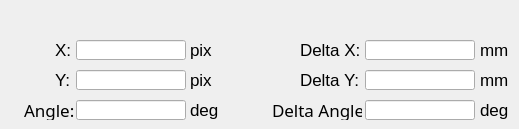
       <widget class="QWidget" name="tab_camera">
        <attribute name="title">
         <string>Camera</string>
        </attribute>
        <widget class="QLineEdit" name="lineedit_cameray">
         <property name="geometry">
          <rect>
           <x>76</x>
           <y>70</y>
           <width>110</width>
           <height>20</height>
          </rect>
         </property>
         <property name="font">
          <font>
           <family>OCR A Extended</family>
           <pointsize>10</pointsize>
           <weight>50</weight>
           <bold>false</bold>
          </font>
         </property>
         <property name="text">
          <string/>
         </property>
         <property name="readOnly">
          <bool>true</bool>
         </property>
        </widget>
        <widget class="QLabel" name="NULL_label_50">
         <property name="geometry">
          <rect>
           <x>272</x>
           <y>100</y>
           <width>90</width>
           <height>20</height>
          </rect>
         </property>
         <property name="font">
          <font>
           <family>GreekC_IV50</family>
           <pointsize>13</pointsize>
           <weight>50</weight>
           <bold>false</bold>
          </font>
         </property>
         <property name="text">
          <string>Delta Angle:</string>
         </property>
        </widget>
        <widget class="QLabel" name="NULL_label_55">
         <property name="geometry">
          <rect>
           <x>480</x>
           <y>70</y>
           <width>30</width>
           <height>20</height>
          </rect>
         </property>
         <property name="font">
          <font>
           <pointsize>13</pointsize>
           <weight>50</weight>
           <bold>false</bold>
          </font>
         </property>
         <property name="text">
          <string>mm</string>
         </property>
        </widget>
        <widget class="QLabel" name="NULL_label_48">
         <property name="geometry">
          <rect>
           <x>190</x>
           <y>40</y>
           <width>30</width>
           <height>20</height>
          </rect>
         </property>
         <property name="font">
          <font>
           <pointsize>13</pointsize>
           <weight>50</weight>
           <bold>false</bold>
          </font>
         </property>
         <property name="text">
          <string>pix</string>
         </property>
        </widget>
        <widget class="QLabel" name="NULL_label_49">
         <property name="geometry">
          <rect>
           <x>190</x>
           <y>70</y>
           <width>30</width>
           <height>20</height>
          </rect>
         </property>
         <property name="font">
          <font>
           <pointsize>13</pointsize>
           <weight>50</weight>
           <bold>false</bold>
          </font>
         </property>
         <property name="text">
          <string>pix</string>
         </property>
        </widget>
        <widget class="QLabel" name="NULL_label_53">
         <property name="geometry">
          <rect>
           <x>480</x>
           <y>100</y>
           <width>30</width>
           <height>20</height>
          </rect>
         </property>
         <property name="font">
          <font>
           <pointsize>13</pointsize>
           <weight>50</weight>
           <bold>false</bold>
          </font>
         </property>
         <property name="text">
          <string>deg</string>
         </property>
        </widget>
        <widget class="QLabel" name="NULL_label_52">
         <property name="geometry">
          <rect>
           <x>190</x>
           <y>100</y>
           <width>30</width>
           <height>20</height>
          </rect>
         </property>
         <property name="font">
          <font>
           <pointsize>13</pointsize>
           <weight>50</weight>
           <bold>false</bold>
          </font>
         </property>
         <property name="text">
          <string>deg</string>
         </property>
        </widget>
        <widget class="QLineEdit" name="lineedit_cameradeltax">
         <property name="geometry">
          <rect>
           <x>365</x>
           <y>40</y>
           <width>110</width>
           <height>20</height>
          </rect>
         </property>
         <property name="font">
          <font>
           <family>OCR A Extended</family>
           <pointsize>10</pointsize>
           <weight>50</weight>
           <bold>false</bold>
          </font>
         </property>
         <property name="text">
          <string/>
         </property>
         <property name="readOnly">
          <bool>true</bool>
         </property>
        </widget>
        <widget class="QLabel" name="NULL_label_29">
         <property name="geometry">
          <rect>
           <x>24</x>
           <y>100</y>
           <width>50</width>
           <height>20</height>
          </rect>
         </property>
         <property name="font">
          <font>
           <family>GreekC_IV50</family>
           <pointsize>13</pointsize>
           <weight>50</weight>
           <bold>false</bold>
          </font>
         </property>
         <property name="text">
          <string>Angle:</string>
         </property>
        </widget>
        <widget class="QLabel" name="NULL_label_26">
         <property name="geometry">
          <rect>
           <x>55</x>
           <y>40</y>
           <width>20</width>
           <height>20</height>
          </rect>
         </property>
         <property name="font">
          <font>
           <pointsize>13</pointsize>
           <weight>50</weight>
           <bold>false</bold>
          </font>
         </property>
         <property name="text">
          <string>X:</string>
         </property>
        </widget>
        <widget class="QLineEdit" name="lineedit_cameradeltay">
         <property name="geometry">
          <rect>
           <x>365</x>
           <y>70</y>
           <width>110</width>
           <height>20</height>
          </rect>
         </property>
         <property name="font">
          <font>
           <family>OCR A Extended</family>
           <pointsize>10</pointsize>
           <weight>50</weight>
           <bold>false</bold>
          </font>
         </property>
         <property name="text">
          <string/>
         </property>
         <property name="readOnly">
          <bool>true</bool>
         </property>
        </widget>
        <widget class="QLineEdit" name="lineedit_camerax">
         <property name="geometry">
          <rect>
           <x>76</x>
           <y>40</y>
           <width>110</width>
           <height>20</height>
          </rect>
         </property>
         <property name="font">
          <font>
           <family>OCR A Extended</family>
           <pointsize>10</pointsize>
           <weight>50</weight>
           <bold>false</bold>
          </font>
         </property>
         <property name="text">
          <string/>
         </property>
         <property name="readOnly">
          <bool>true</bool>
         </property>
         <property name="clearButtonEnabled">
          <bool>false</bool>
         </property>
        </widget>
        <widget class="QLineEdit" name="lineedit_cameradeltafi">
         <property name="geometry">
          <rect>
           <x>365</x>
           <y>100</y>
           <width>110</width>
           <height>20</height>
          </rect>
         </property>
         <property name="font">
          <font>
           <family>OCR A Extended</family>
           <pointsize>10</pointsize>
           <weight>50</weight>
           <bold>false</bold>
          </font>
         </property>
         <property name="text">
          <string/>
         </property>
         <property name="readOnly">
          <bool>true</bool>
         </property>
        </widget>
        <widget class="QLineEdit" name="lineedit_camerafi">
         <property name="geometry">
          <rect>
           <x>76</x>
           <y>100</y>
           <width>110</width>
           <height>20</height>
          </rect>
         </property>
         <property name="font">
          <font>
           <family>OCR A Extended</family>
           <pointsize>10</pointsize>
           <weight>50</weight>
           <bold>false</bold>
          </font>
         </property>
         <property name="text">
          <string/>
         </property>
         <property name="readOnly">
          <bool>true</bool>
         </property>
        </widget>
        <widget class="QLabel" name="NULL_label_28">
         <property name="geometry">
          <rect>
           <x>55</x>
           <y>70</y>
           <width>20</width>
           <height>20</height>
          </rect>
         </property>
         <property name="font">
          <font>
           <pointsize>13</pointsize>
           <weight>50</weight>
           <bold>false</bold>
          </font>
         </property>
         <property name="text">
          <string>Y:</string>
         </property>
        </widget>
        <widget class="QLabel" name="NULL_label_54">
         <property name="geometry">
          <rect>
           <x>480</x>
           <y>40</y>
           <width>30</width>
           <height>20</height>
          </rect>
         </property>
         <property name="font">
          <font>
           <pointsize>13</pointsize>
           <weight>50</weight>
           <bold>false</bold>
          </font>
         </property>
         <property name="text">
          <string>mm</string>
         </property>
        </widget>
        <widget class="QLabel" name="NULL_label_27">
         <property name="geometry">
          <rect>
           <x>300</x>
           <y>70</y>
           <width>60</width>
           <height>20</height>
          </rect>
         </property>
         <property name="font">
          <font>
           <pointsize>13</pointsize>
           <weight>50</weight>
           <bold>false</bold>
          </font>
         </property>
         <property name="text">
          <string>Delta Y:</string>
         </property>
        </widget>
        <widget class="QLabel" name="NULL_label_51">
         <property name="geometry">
          <rect>
           <x>300</x>
           <y>40</y>
           <width>60</width>
           <height>20</height>
          </rect>
         </property>
         <property name="font">
          <font>
           <pointsize>13</pointsize>
           <weight>50</weight>
           <bold>false</bold>
          </font>
         </property>
         <property name="text">
          <string>Delta X:</string>
         </property>
        </widget>
       </widget>
